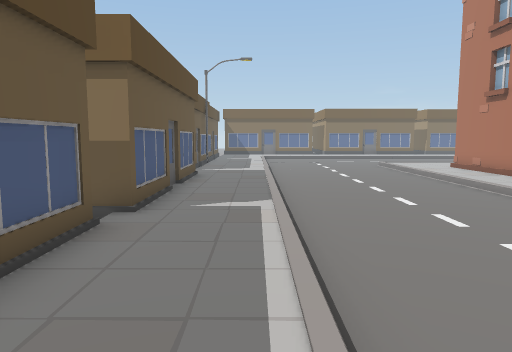
[1] (above)

23 first-person views from a walk through a 3-D level made in the Unity game engine. The camera is 1.3 m above the floor, tilts 6° down and sees 70° across. The floor is counted in squares, 1 m on a side. Each view is taken from the middle of a square. On the plan, view 1 faces up. The plan holds only what a view shows up to about 15 squares ahead; the rest is blank. The place goes on beyond the plan. The player character is not drawn.

[2]
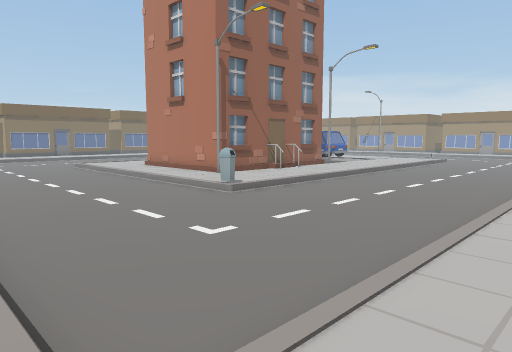

[3]
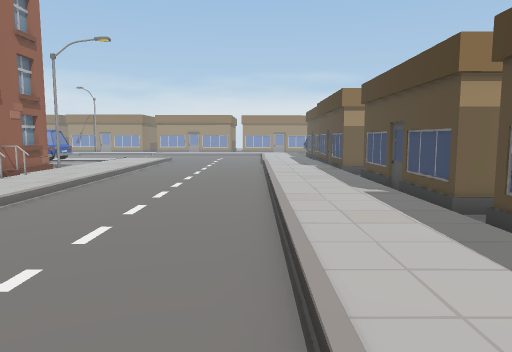

[4]
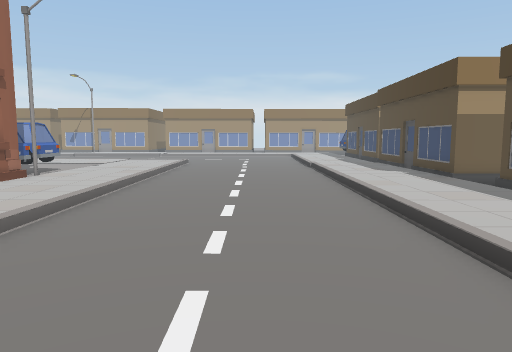

[5]
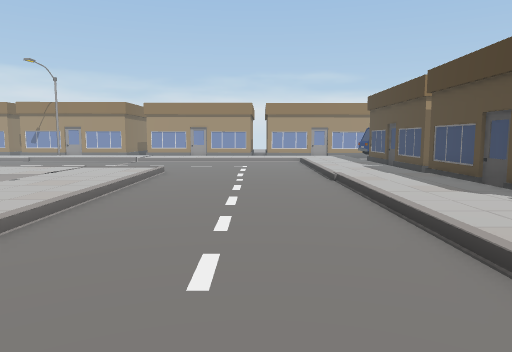

[6]
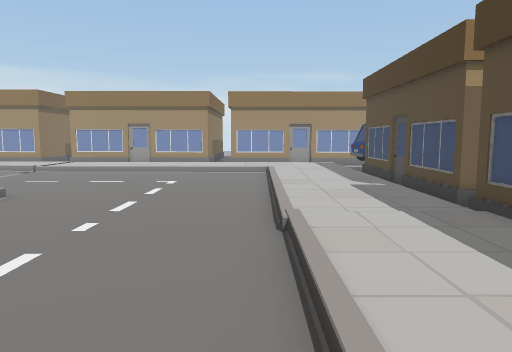

[7]
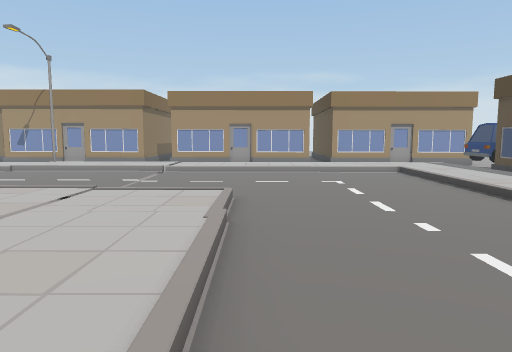

[8]
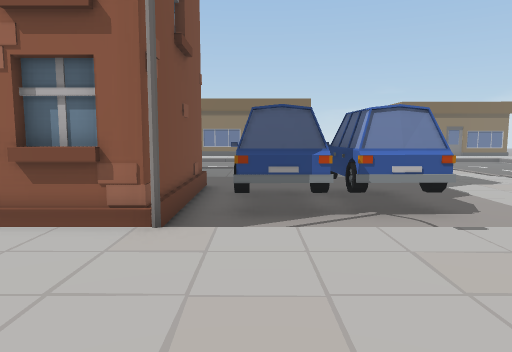

[9]
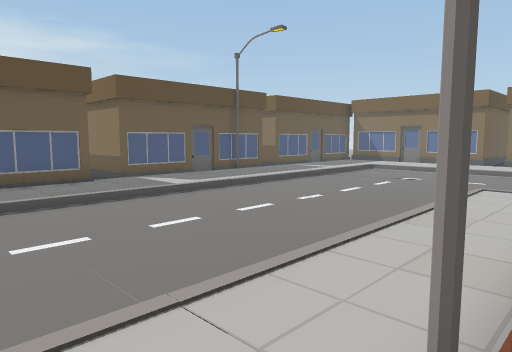

[10]
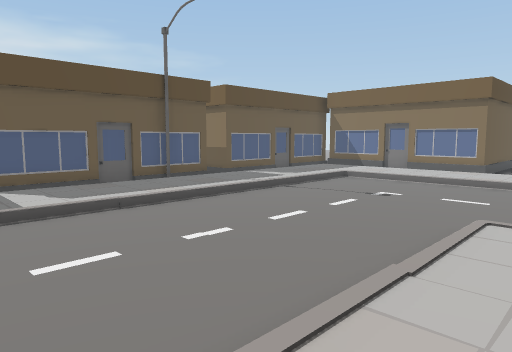

[11]
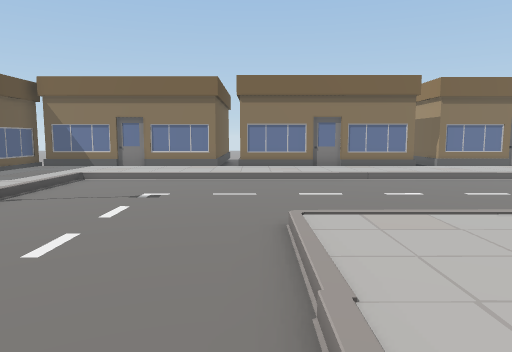

[12]
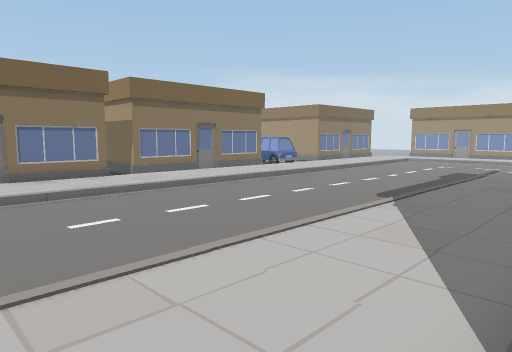

[13]
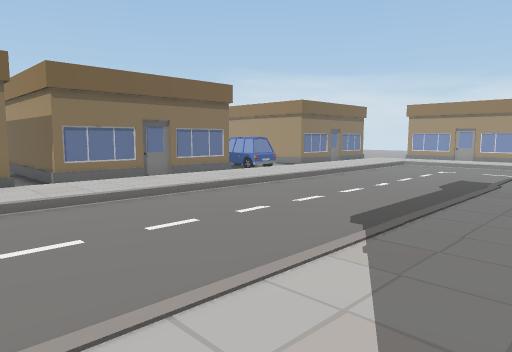

[14]
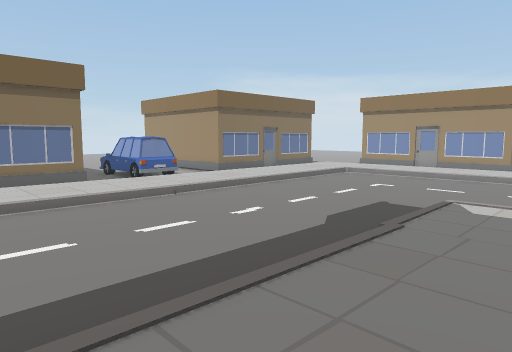

[15]
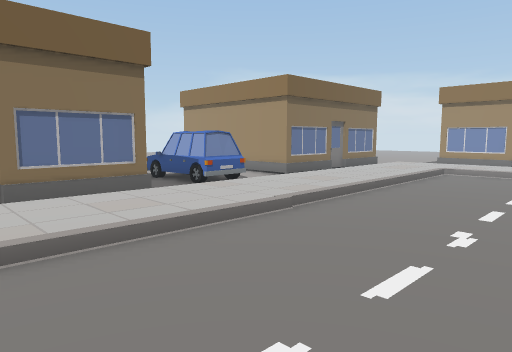

[16]
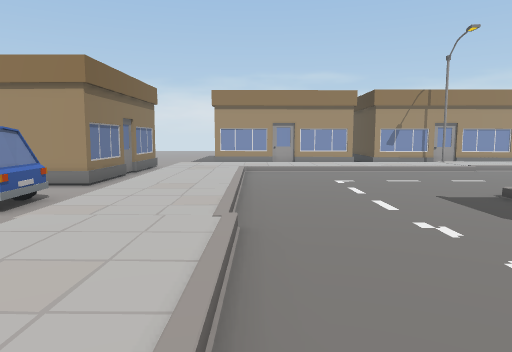

[17]
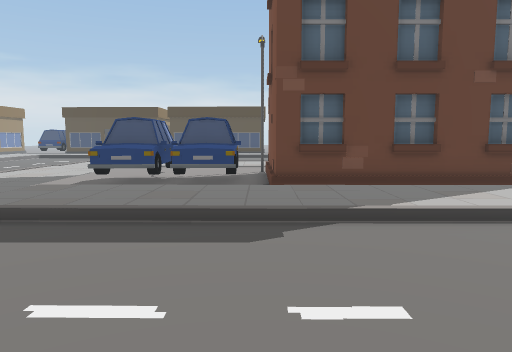

[18]
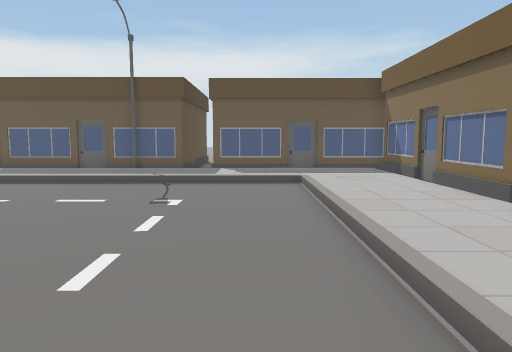

[19]
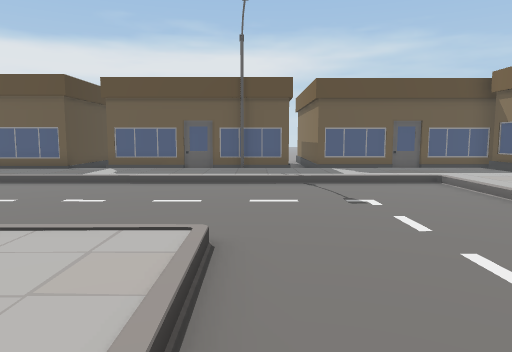

[20]
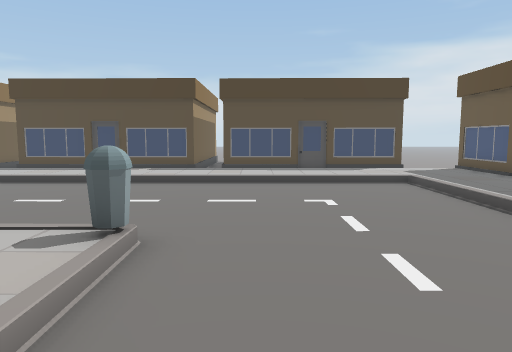

[21]
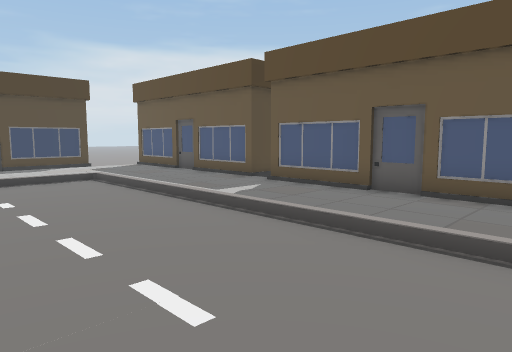

[22]
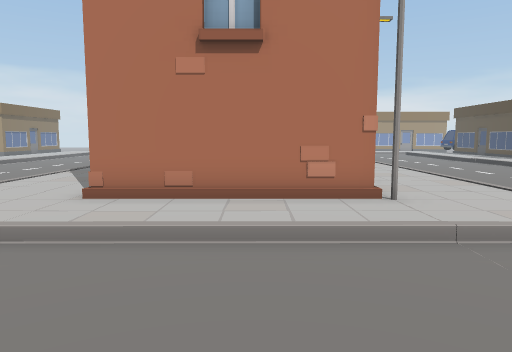

[23]
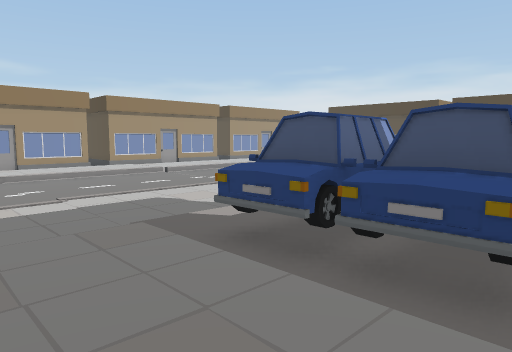

### Floor plan
Key: @ floor where view 1 was taken; # wall or solid block; . main floor; : floor 0.25 m higher than the main floor; / step, stairs or slope; H house; B bin; C car.
Columns run from 4 left of view 1 to 31 right of it. Each row starts with its distance up from view 1.
 33                            C
 32                           CC   #
 31         #                ..C ..#
 30         #                ..CC..#H###
 29  ##H##### ####### #H###H#..........
 28  H:::::::::::::H:::::::::::::::::::
 27  H::::::::::::::::::::::::::::::::::
 26  #::::::::::::::::::::::::::::::::::
 25  #:::............................./:
 24  H:::............................./:
 23  #:::............................./:
 22 ##:::............................./:
 21 ##:::............................./:
 20  H:::............................./:
 19  #:::......:::::::::::::::::/...../
 18  #:::......:::::::::::::::::/ ..../
 17  #:::......:::::::::::::::::/ ..../
 16  H:::......::#H#####......::: ..../:
 15  #:::......::#     #.CCCC/::: ..../:
 14   :::......::#     #.CCCC/::: ..../:
 13 ###::......::#     #.CCCC/::: ..../
 12   H::......::#     #.CCCC/::: ..../
 11   H::......::###H###...../::: ..../
 10   #::......:::::HH::::::::::/ ..../
  9   #::......:::::::::::::::::/ ..../
  8   H::......B::::::::::::::::/...../
  7  ##::............................./
  6  #:::............................./
  5  #:::............................./
  4  #:::............................./
  3  #:::............................./
  2  H:::............................./
  1  #:::::::::::::::::::::::::::::::::
  0  #::@::::::::::::::::::::::::::::::
 -1  #:::::::::::::::::::::::::::::::::
 -2     #H###H#.#H##### #H###H###H##H##C
 -3           ###       #              C
 -4                                    C
 -5                                    C

Positions as (right, up) in squares from view 1, and headings:
1: (0, 0), facing up
2: (0, 0), facing up-right
3: (0, 2), facing right
4: (5, 4), facing right
5: (10, 4), facing right
6: (16, 2), facing right
7: (16, 7), facing right
8: (17, 6), facing up
9: (9, 9), facing up-left
10: (8, 13), facing up-left
11: (6, 14), facing up
12: (7, 16), facing up-right
13: (10, 17), facing up-right
14: (16, 17), facing up-right
15: (16, 21), facing up-right
16: (16, 25), facing right
17: (16, 25), facing down
18: (11, 24), facing left
19: (11, 20), facing left
20: (5, 12), facing down
21: (5, 13), facing down-left
22: (2, 13), facing right
23: (16, 19), facing down-right
